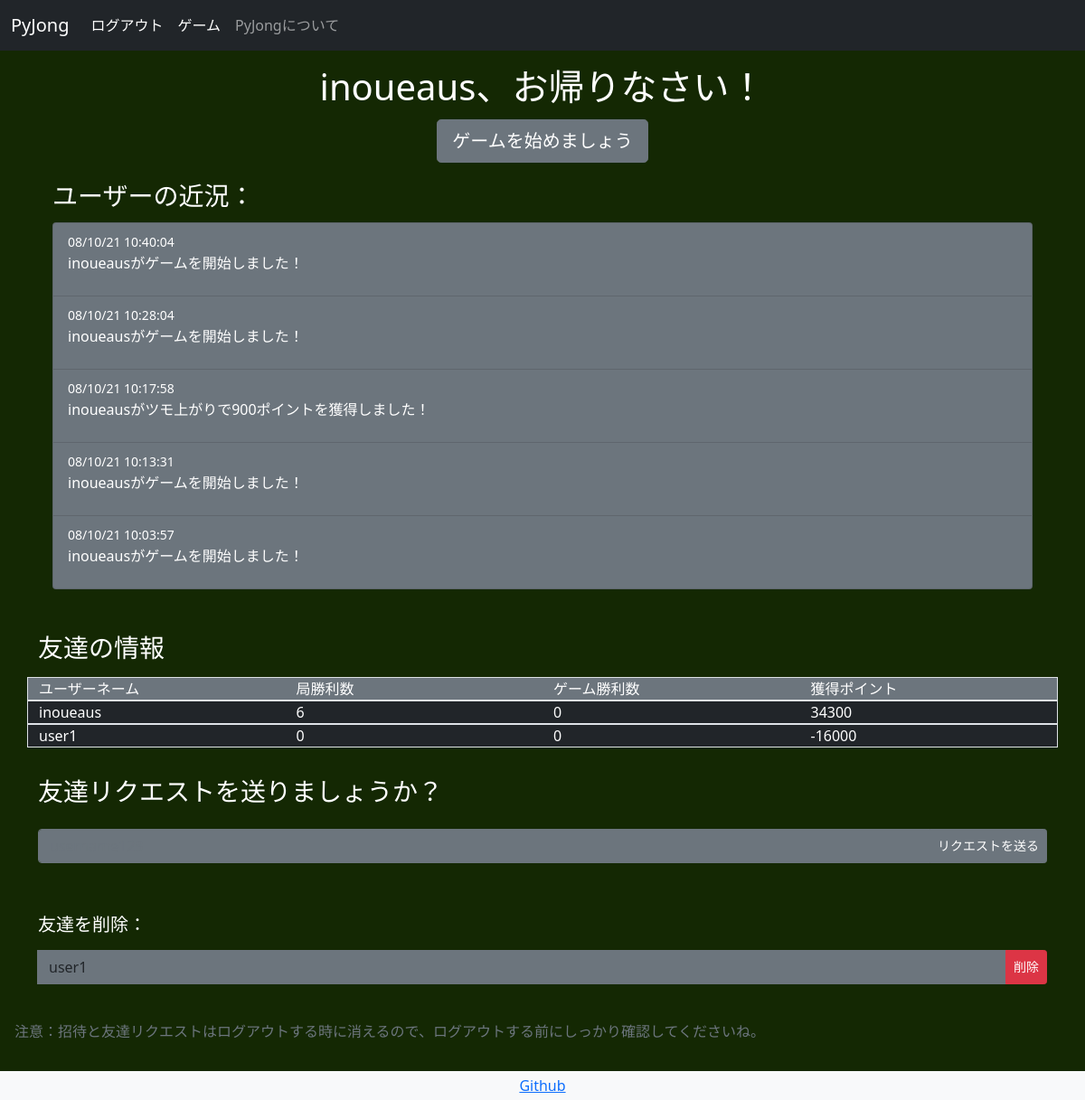
The page /main/friends (signed in) on the database as committed earlier.
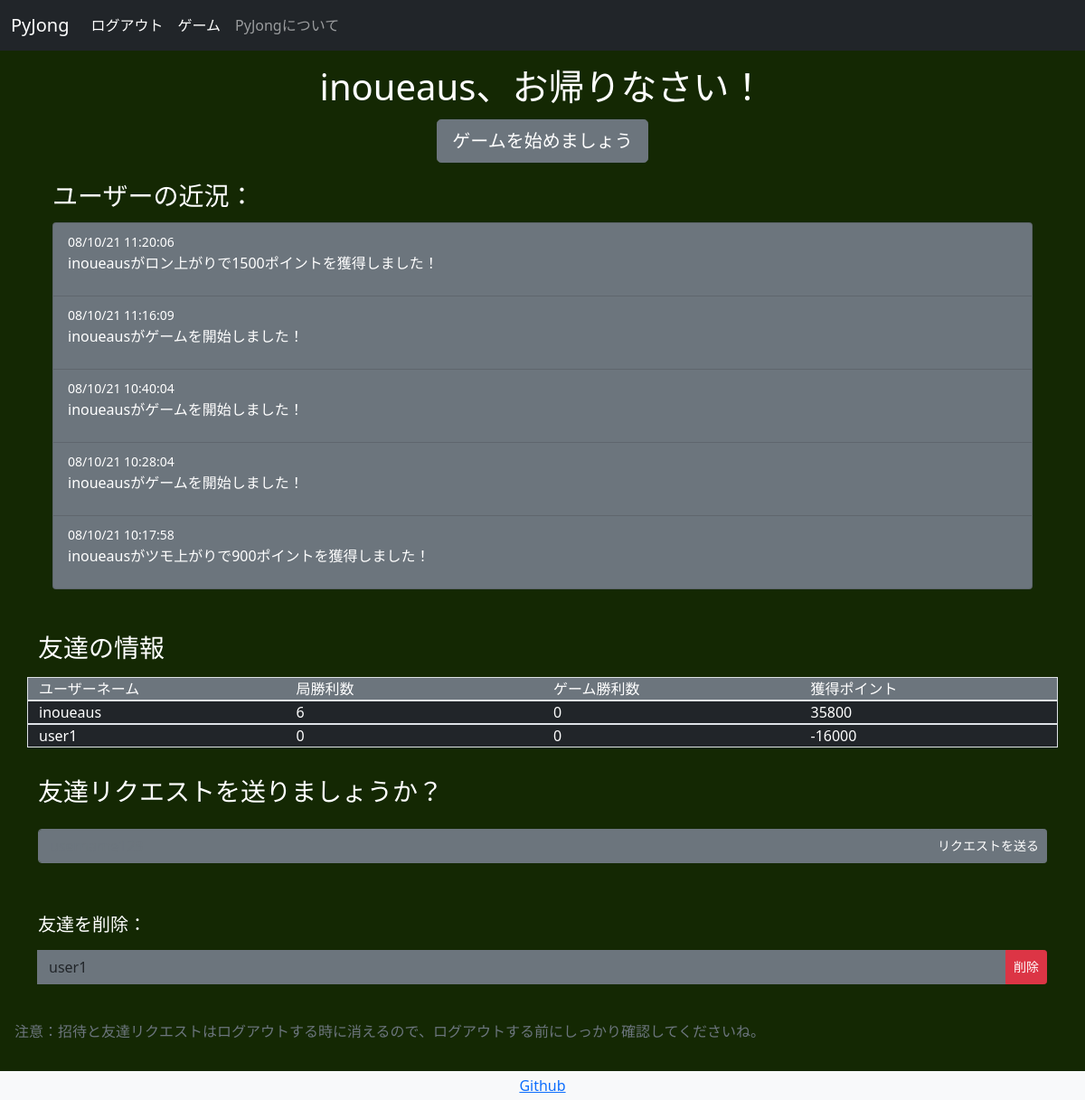
The same page on the database as committed later.
### pyjong/models.py (models this page shows, shortened)
class GameUpdates(db.Model):
    id = db.Column(db.Integer,primary_key=True)
    date = db.Column(db.DateTime,nullable=False,default=datetime.now)
    text = db.Column(db.Text,nullable=False)

class UserData(db.Model,UserMixin):
    __tablename__ = 'userdata'
    id = db.Column(db.Integer,primary_key=True)
    email_address = db.Column(db.String(64),unique=True,index=True)
    username = db.Column(db.String(64),unique=True,index=True)
    password_hash = db.Column(db.String(128))
    friends_list = db.Column(db.Text)
    friend_requests = db.Column(db.Text)
    invites = db.Column(db.Text)
    kyoku_win_count = db.Column(db.Integer)
    game_win_count = db.Column(db.Integer)
    points = db.Column(db.Integer)

### pyjong/main/views.py (the view, shortened to what this page needs)
@main_blueprint.route('/friends',methods=['GET','POST'])
@login_required
def friends():
    get_new_requests(current_user.username)
    get_invites(current_user.username)
    get_friends_list(current_user.username)
    form_delete = DeleteFriend()
    form_delete = add_friends_to_form(form_delete)
    form_req = FriendRequest()
    form_add = AcceptFriendRequest()
    form_add = add_friend_requests_to_form(form_add)
    accept_invite_form = AcceptInvite()
    accept_invite_form = add_invites_to_form(accept_invite_form)
    game_updates = retrieve_game_updates()
    if form_delete.validate_on_submit():
        delete_friend(requested_username=form_delete.select_friend.data,requester_username=current_user.username)
        flash("友達を削除しました。",'alert-success')
        return redirect(url_for('main.friends'))
    return render_template('friends.html',form_delete=form_delete,form_add=form_add,form_req=form_req,accept_invite_form=accept_invite_form,game_updates=game_updates)

### pyjong/main/forms.py
class DeleteFriend(FlaskForm):
    select_friend = SelectField("承諾したいリクエストを選んでください")
    submit = SubmitField("削除")

class FriendRequest(FlaskForm):
    username = StringField('追加したいユーザーネーム：',validators=[InputRequired(),Regexp('^\w+$',message='英数字のみ入力可能')])
    submit = SubmitField('リクエストを送る')

### pyjong/main/views.py (called while the page is built)
def add_friends_to_form(form):
    if len(session['friends']) > 0:
        form.select_friend.choices = [(usr,usr) for usr in session['friends']]
        session['has_friends'] = True
    else:
        session['has_friends'] = False
    return form

def add_friend_requests_to_form(form):
    if session['new_requests']:
        form.select_friend.choices = [(usr,usr) for usr in session['requests']]
    else:
        form.select_friend.choices = [('no_friends','友達はまだいないようです')]
    return form

def add_invites_to_form(form):
    if session['has_new_invites']:
        form.select_friend.choices = [(room,usr) for usr,room in session['invites']]
    else:
        pass
    return form

### pyjong/models.py (called while the page is built)
@login_manager.user_loader
def load_user(user_id):
    return UserData.query.get(user_id)

### pyjong/main/templates/main/friends.html (shortened to what this page needs)
<!DOCTYPE html>
{% extends "base.html" %}
{% block content %}
<div class="container text-left p-3">
<div class="container text-center w-3">
  <h1 class="">{{session['username']}}、お帰りなさい！</h1>
</div>
<div class="container py-1 text-center">
  <button type="button" onclick="location.href='{{url_for('main.game')}}'" class="btn btn-secondary btn-lg btn-block px-3">ゲームを始めましょう</button>
</div>
<div class="container py-3">
  <h3>ユーザーの近況：</h3>
  <ul class="list-group pt-1">
    {% for update in game_updates.items %}
    <li class="list-group-item bg-secondary text-white">
      <small>{{update.date.strftime('%D %H:%M:%S')}}</small>
      <p>{{update.text}}</p>
    </li>
    {% endfor %}
  </ul>
</div>
</div>
<div class="container py-3">
  <h3 class="pb-2">友達の情報</h3>
  <div class="row border bg-secondary">
    <div class="col">ユーザーネーム</div>
    <div class="col">局勝利数</div>
    <div class="col">ゲーム勝利数</div>
    <div class="col">獲得ポイント</div>
  </div>
  {% for row in session['friend_stats'] %}
<div class="row border">
  {% for cell in row %}
    <div class="col bg-dark">{{cell}}</div>
    {% endfor %}
</div>
  {% endfor %}
</div>
<div class="container py-3">
<h3 class="pb-2">友達リクエストを送りましょうか？</h3>
<form class="" action="" method="POST">
<div class="input-group py-2">
{{form_req.username(class="form-control",placeholder="username123")}}
{{form_req.submit(class="btn btn-secondary btn-sm")}}
</div>
</div>
{% if session['has_friends'] %}
<div class="container py-3">
<form class="" action="" method="POST">
<h5 class="pt-3">友達を削除：</h5>
  <div class="input-group py-2">
    {{form_delete.select_friend(class="form-control")}}
    {{form_delete.submit(class="btn btn-danger btn-sm")}}
  </div>
</form>
</div>
{% endif %}
<p class="relative-bottom p-3 text-muted">注意：招待と友達リクエストはログアウトする時に消えるので、ログアウトする前にしっかり確認してくださいね。</p>
{% endblock %}

Rows that differ between the two databases and show on the page:
no longer on this page (row unchanged): GameUpdates: date "08/10/21 10:13:31", text "inoueausがゲームを開始しました！"
no longer on this page (row unchanged): GameUpdates: date "08/10/21 10:03:57", text "inoueausがゲームを開始しました！"
changed UserData "inoueaus": points "34300" → "35800"
added GameUpdates: date "08/10/21 11:20:06", text "inoueausがロン上がりで1500ポイントを獲得しました！"
added GameUpdates: date "08/10/21 11:16:09", text "inoueausがゲームを開始しました！"
